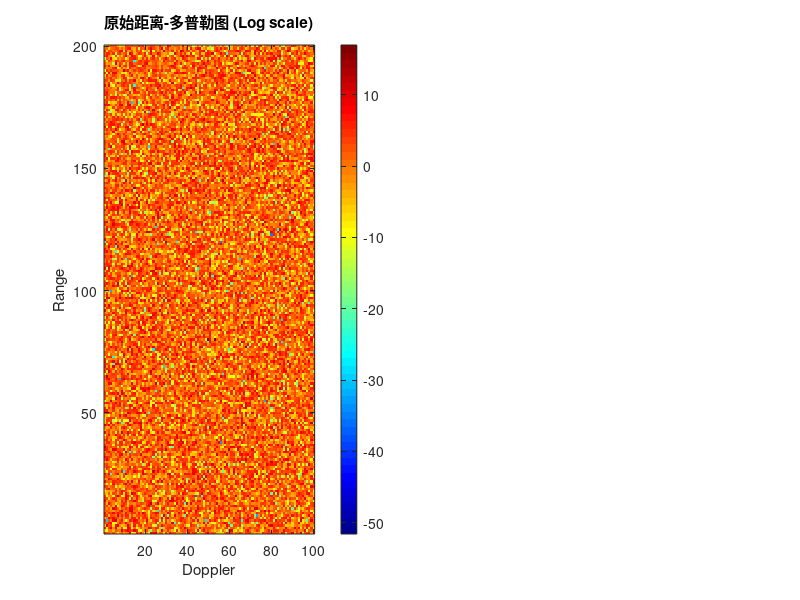

The MATLAB script that drew this image: (Note: this script raises an error after producing the figure.)
clc; clear; close all;

%% 1. 生成模拟的距离-多普勒数据 (Range-Doppler Map)
% 这里的尺寸是 200x100，背景是高斯白噪声
Nr = 200; % 距离单元数
Nd = 100; % 多普勒单元数
RDM = abs(randn(Nr, Nd) + 1i*randn(Nr, Nd)).^2; % 能量矩阵(平方律检波)

% 添加几个模拟目标 (信噪比 SNR 不同)
% 目标1: 强目标
RDM(80, 50) = 50; 
% 目标2: 弱目标
RDM(120, 30) = 25;
% 目标3: 临近目标 (测试保护单元)
RDM(80, 53) = 40; 

%% 2. 2D CA-CFAR 参数设置
Pfa = 1e-5;      % 虚警概率 (False Alarm Probability)
Tr = 8;          % 距离维训练单元数 (单侧) Training Cells
Td = 4;          % 多普勒维训练单元数 (单侧)
Gr = 2;          % 距离维保护单元数 (单侧) Guard Cells
Gd = 2;          % 多普勒维保护单元数 (单侧)

%% 3. 构建 CFAR 卷积掩码 (Kernel)
% 掩码就像一个“甜甜圈”：
% 中间是 0 (忽略 CUT 和 保护单元)
% 外圈是 1 (训练单元，用来计算平均值)

% 完整窗口的大小
winSizeR = 2*Tr + 2*Gr + 1;
winSizeD = 2*Td + 2*Gd + 1;

% 初始化全1矩阵
mask = ones(winSizeR, winSizeD); 

% 计算保护区域的索引范围
guardStartR = Tr + 1;
guardEndR   = Tr + 2*Gr + 1;
guardStartD = Td + 1;
guardEndD   = Td + 2*Gd + 1;

% 将包含 CUT 和保护单元的中心区域置为 0
mask(guardStartR:guardEndR, guardStartD:guardEndD) = 0;

% 归一化掩码（这点很重要，相当于直接求平均值）
numTrainCells = sum(mask(:)); % 训练单元的总个数
mask = mask / numTrainCells; 

%% 4. 执行 CA-CFAR 检测
% 计算门限因子 Alpha
% 对于平方律检波 CA-CFAR，Alpha 计算公式如下：
alpha = numTrainCells * (Pfa^(-1/numTrainCells) - 1); 

% 1. 计算每一个点周围的噪声平均功率 (Noise Floor)
% 使用二维卷积快速实现滑窗均值计算
noiseMap = conv2(RDM, mask, 'same'); 

% 2. 计算最终的检测门限
thresholdMap = noiseMap * alpha;

% 3. 比较：信号 > 门限 ?
detectionMap = (RDM > thresholdMap);

% 4. 去除边缘效应 (因为卷积在边缘处计算不准)
edgeR = Tr + Gr;
edgeD = Td + Gd;
detectionMap(1:edgeR, :) = 0; detectionMap(end-edgeR:end, :) = 0;
detectionMap(:, 1:edgeD) = 0; detectionMap(:, end-edgeD:end) = 0;

%% 5. 结果提取与绘图
[detR, detD] = find(detectionMap); % 提取检测到的坐标

% --- 绘图 ---
figure('Position', [100, 100, 1000, 400]);

% 原始 RDM 图
subplot(1, 2, 1);
imagesc(10*log10(RDM)); 
axis xy; colormap('jet'); colorbar;
title('原始距离-多普勒图 (Log scale)');
xlabel('Doppler'); ylabel('Range');
clim([0 20]); % 限制颜色范围以便看清噪声

% CFAR 检测结果图
subplot(1, 2, 2);
imagesc(detectionMap); 
axis xy; colormap('gray'); 
title(['CA-CFAR 检测结果 (Pfa=', num2str(Pfa), ')']);
xlabel('Doppler'); ylabel('Range');

% 在结果图上标出中心点（可选）
hold on;
plot(detD, detR, 'rs', 'MarkerSize', 8, 'LineWidth', 1.5);
legend('检测点');

fprintf('检测到目标点数量: %d\n', length(detR));
